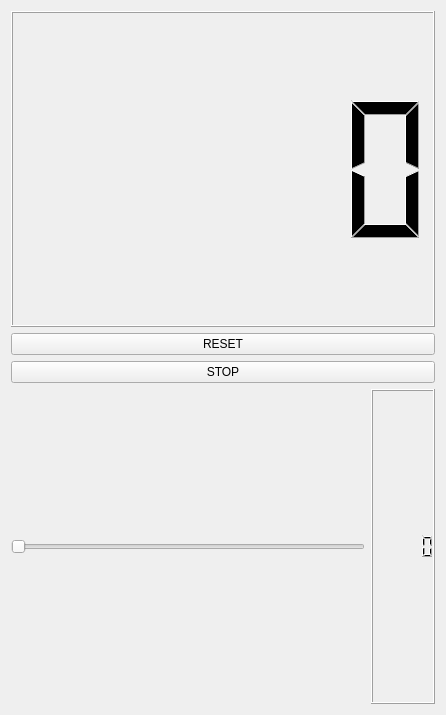
<?xml version="1.0" encoding="UTF-8"?>
<ui version="4.0">
 <class>Counter</class>
 <widget class="QWidget" name="Counter">
  <property name="geometry">
   <rect>
    <x>0</x>
    <y>0</y>
    <width>446</width>
    <height>715</height>
   </rect>
  </property>
  <property name="maximumSize">
   <size>
    <width>669</width>
    <height>16777215</height>
   </size>
  </property>
  <property name="sizeIncrement">
   <size>
    <width>0</width>
    <height>0</height>
   </size>
  </property>
  <property name="windowTitle">
   <string>Counter</string>
  </property>
  <layout class="QVBoxLayout" name="verticalLayout_2">
   <item>
    <layout class="QVBoxLayout" name="verticalLayout">
     <item>
      <widget class="QLCDNumber" name="lcdNumber">
       <property name="sizeIncrement">
        <size>
         <width>0</width>
         <height>0</height>
        </size>
       </property>
      </widget>
     </item>
     <item>
      <widget class="QPushButton" name="pushButton">
       <property name="text">
        <string>RESET</string>
       </property>
      </widget>
     </item>
     <item>
      <widget class="QPushButton" name="button">
       <property name="text">
        <string>STOP</string>
       </property>
      </widget>
     </item>
     <item>
      <layout class="QHBoxLayout" name="horizontalLayout">
       <item>
        <widget class="QSlider" name="horizontalSlider">
         <property name="maximum">
          <number>1000</number>
         </property>
         <property name="orientation">
          <enum>Qt::Horizontal</enum>
         </property>
        </widget>
       </item>
       <item>
        <widget class="QLCDNumber" name="lcdNumber_2"/>
       </item>
      </layout>
     </item>
    </layout>
   </item>
  </layout>
 </widget>
 <resources/>
 <connections/>
</ui>
